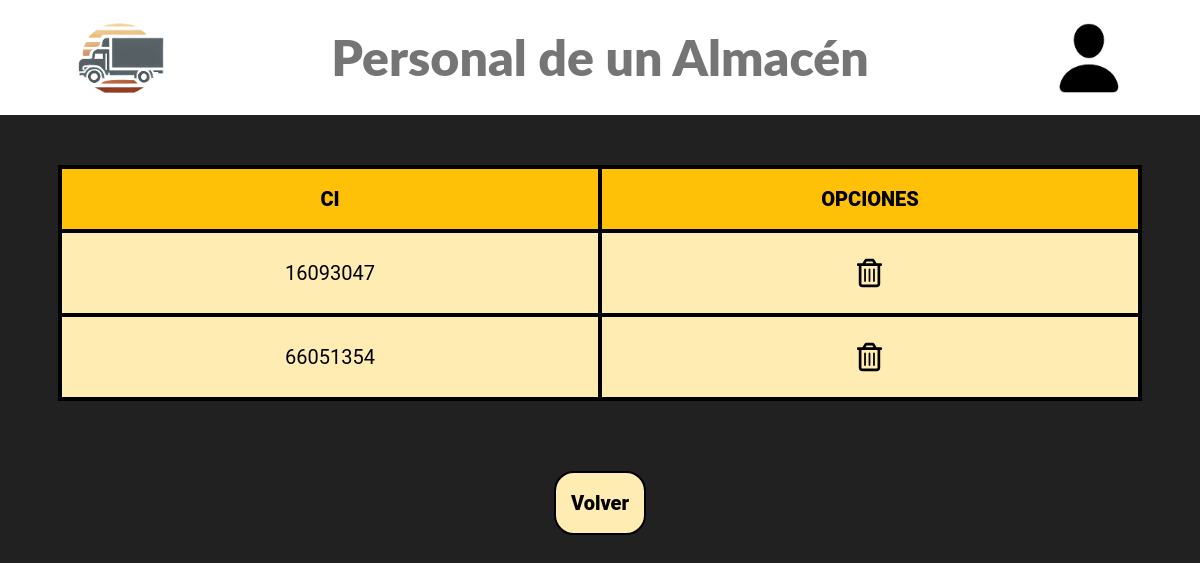
Page /proyecto/Views/backoffice/usuarios/personal/personal.php?IDA=1 (signed in) on the earlier database version.
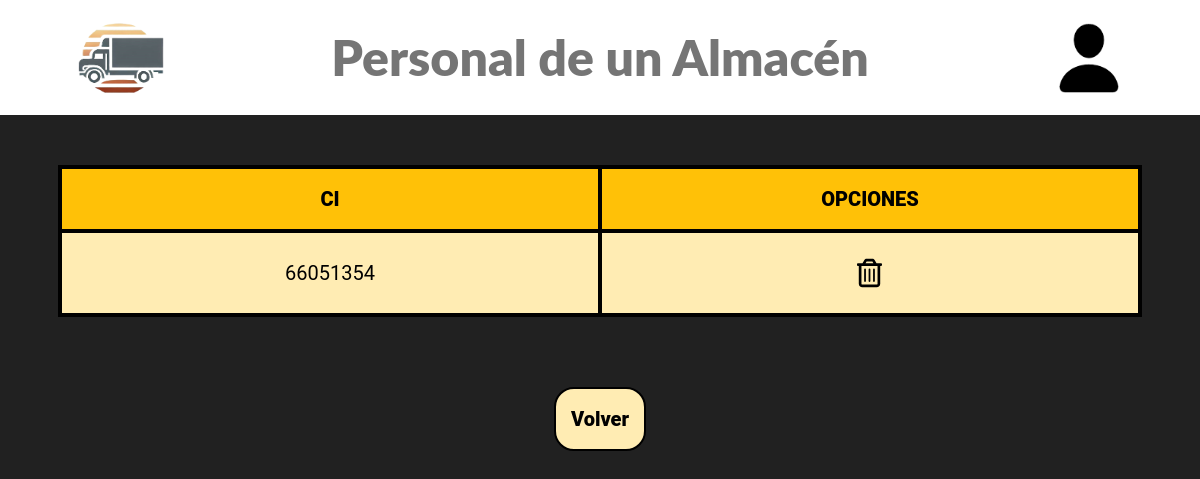
Same page on the later database version.
### tables this page shows
CREATE TABLE `trabaja` (
  `IDA` int(11) NOT NULL,
  `CIP` int(8) NOT NULL PRIMARY KEY
);

### proyecto/Views/backoffice/usuarios/personal/personal.php (the view, shortened to what this page needs)
<!DOCTYPE html>
<html lang="en">
<head>
    <link rel="stylesheet" href="../../style.css">
</head>
<body>
    <div>
        <header class="header">
            <div class="header__contenedor">
                <div class="header__home">
                    <a href="../../index.php">
                        <img src="../../img/Logo_sistema.png" alt="Logo de max truck">
                    </a>
                </div>
                <div class="header__titulo">
                    <h1 data-section="personal" data-value="titulo">Personal de un Almacén</h1>
                </div>
                <div class="header__logo">
                    <label for="menuD" class="label"><img src="../../img/personas.png" alt="personas de max truck"></label>
                </div>
            </div>
        </header>
        <div class="info_tabla">
            <div class="tabla">
                <div class="grid2">
                    <div class="datos pFila">CI</div>
                    <div class="datos pFila" data-section="paquete" data-value="opciones">OPCIONES</div>
                    <?php
                    $conexion = new mysqli("localhost", "root", "", "ocean");
                    $sentencia = "SELECT * FROM trabaja";
                    $filas = $conexion->query($sentencia);
                    foreach ($filas->fetch_all(MYSQLI_ASSOC) as $fila) {
                        $IDA = $fila['IDA'];
                        if ($IDA == $_GET["IDA"]) {
                    ?>
                            <div class="datos"><?php echo $fila['CIP'] . " "; ?></div>
                            <div class="datos">
                                <?php
                                echo '<a href="#" onclick="confirmDelete(\''  . $fila['CIP'] . '\');">' . '<img src="../../img/eliminar.svg" alt="Imagen eliminar">' . ' </a>';
                                ?>
                            </div>
                    <?php
                        }
                    }
                    ?>
                </div>
            </div>
        </div>
        <div class="btn_tabla">
            <a class="btn" href="trabaja_index.php" data-section="boton" data-value="volver">Volver</a>
        </div>
    </div>
</body>
</html>

Differences in the rows shown:
no longer on this page (row edited): trabaja: CIP "16093047"
